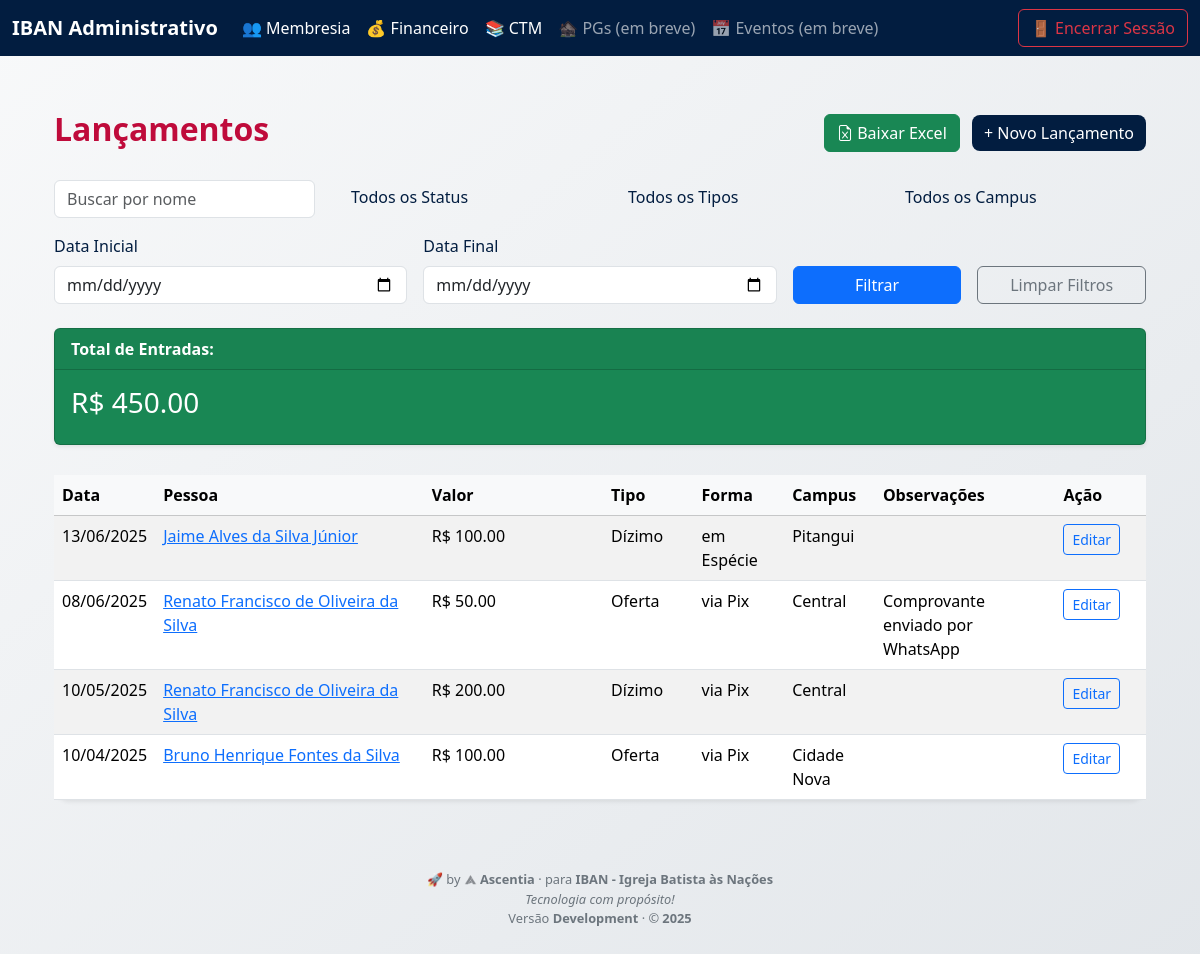
The app's page /financeiro/lancamentos (signed in) with its own data.
### app/financeiro/models.py (models this page shows, shortened)
class Contribuicao(db.Model):
    id = db.Column(db.Integer, primary_key=True)
    membro_id = db.Column(db.Integer, db.ForeignKey('membro.id'), nullable=False, index=True)
    membro = db.relationship('Membro', backref='contribuicoes', lazy=True)
    tipo = db.Column(db.String(30), nullable=False, index=True)
    valor = db.Column(db.Float, nullable=False)
    data_lanc = db.Column(db.Date, nullable=False, default=date.today, index=True)
    forma = db.Column(db.String(20), nullable=False)
    observacoes = db.Column(db.Text)
    created_at = db.Column(db.DateTime, default=lambda: datetime.now(timezone.utc))
    updated_at = db.Column(db.DateTime, default=lambda: datetime.now(timezone.utc), onupdate=lambda: datetime.now(timezone.utc))

### app/membresia/models.py (models this page shows, shortened)
class Membro(db.Model, UserMixin):
    id = db.Column(db.Integer, primary_key=True)
    nome_completo = db.Column(db.String(120), nullable=False)
    data_nascimento = db.Column(db.Date, nullable=True)
    data_recepcao = db.Column(db.Date, nullable=True)
    status = db.Column(db.String(50), nullable=False)
    campus = db.Column(db.String(50), nullable=False)
    ativo = db.Column(db.Boolean, default=True)
    presencas = db.relationship('Presenca', backref='membro', lazy=True)
    jornada_evento = db.relationship('JornadaEvento', backref='membro', lazy=True)

### app/financeiro/routes.py (the view, shortened to what this page needs)
@financeiro_bp.route('/lancamentos')
@login_required
def lancamentos():
    filter_form = ContribuicaoFilterForm(request.args, meta={'csrf': False})
    query = Contribuicao.query.join(Membro)
    if filter_form.validate():
        busca_nome = filter_form.busca_nome.data
        tipo_filtro = filter_form.tipo_filtro.data
        campus_filtro = filter_form.campus_filtro.data
        status_filtro = filter_form.status_filtro.data
        data_inicial = filter_form.data_inicial.data
        data_final = filter_form.data_final.data
        if busca_nome:
            query = query.filter(Membro.nome_completo.ilike(f'%{busca_nome}%'))
        if tipo_filtro:
            query = query.filter(Contribuicao.tipo == tipo_filtro)
        if campus_filtro:
            query = query.filter(Membro.campus == campus_filtro)
        if status_filtro:
            query = query.filter(Membro.status == status_filtro)
        if data_inicial:
            query = query.filter(Contribuicao.data_lanc >= data_inicial)
        if data_final:
            query = query.filter(Contribuicao.data_lanc <= data_final)
    soma_valores_query = query.with_entities(func.sum(Contribuicao.valor)).scalar()
    if soma_valores_query is None:
        soma_valores_query = 0.0
    else:
        soma_valores_query = round(float(soma_valores_query), 2)
    contribuicoes = query.order_by(Contribuicao.data_lanc.desc(), Membro.nome_completo).all()
    return render_template(
        'financeiro/lancamentos.html',
        contribuicoes=contribuicoes,
        soma_valores=soma_valores_query,
        filter_form=filter_form,
        versao=versao,
        ano=ano
    )

### app/financeiro/forms.py
class ContribuicaoFilterForm(FlaskForm):
    csrf_enabled = False
    busca_nome = StringField('Por nome', validators=[Optional()])
    tipo_filtro = SelectField('Por Tipo', validators=[Optional()])
    campus_filtro = SelectField('Por Campus', validators=[Optional()])
    status_filtro = SelectField('Por Status', validators=[Optional()])
    data_inicial = DateField('Data Inicial', format='%Y-%m-%d', validators=[Optional()])
    data_final = DateField('Data Final', format='%Y-%m-%d', validators=[Optional()])
    submit_filter = SubmitField('Filtrar')
    def __init__(self, *args, **kwargs):
        super().__init__(*args, **kwargs)
        self.tipo_filtro.choices = [('', 'Todos os Tipos')] + [(t, t) for t in Config.TIPOS]
        self.campus_filtro.choices = [('', 'Todos os Campus')] + [(c, c) for c in Config.CAMPUS.keys()]
        self.status_filtro.choices = [('', 'Todos os Status')] + [(s, s) for s in Config.STATUS.keys()]

### app/__init__.py (called while the page is built)
def create_app():
    app = Flask(__name__)
    app.config.from_object(Config)
    app.jinja_env.filters['brasilia'] = to_brasilia
    app.jinja_env.filters['strftime'] = format_datetime
    app.jinja_env.filters['currency'] = format_currency
    db.init_app(app)
    migrate.init_app(app, db)
    login_manager.init_app(app)
    app.register_blueprint(auth_bp)
    app.register_blueprint(membresia_bp)
    app.register_blueprint(financeiro_bp)
    app.register_blueprint(ctm_bp)
    from .cli import create_admin
    app.cli.add_command(create_admin)
    @app.context_processor
    def inject_config():
        return dict(config=app.config)
    return app

### app/auth/routes.py (called while the page is built)
@login_manager.user_loader
def load_user(user_id):
    return User.query.get(int(user_id))

### app/filters.py (called while the page is built)
def format_currency(value, symbol='R$', decimal_places=2):
    if value is None:
        return ''
    try:
        value = float(value)
        formatted_value = locale.format_string(f"%.{decimal_places}f", value, grouping=True)
        return f"{symbol} {formatted_value}"
    except (ValueError, TypeError):
        return str(value)

### app/templates/financeiro/lancamentos.html (shortened to what this page needs)
{% set show_navbar = true %}
{% extends 'base/layout.html' %}
{% from 'base/components/forms.html' import field %}
{% from 'base/components/buttons.html' import primary %}
{% block content %}
<div class="container">
    <div class="d-flex justify-content-between align-items-center mb-4">
        <h2><strong>Lançamentos</strong></h2>
        <div>
            <a href="{{ url_for('financeiro.download_lancamentos_excel',
                                busca_nome=request.args.get('busca_nome', ''),
                                tipo_filtro=request.args.get('tipo_filtro', ''),
                                campus_filtro=request.args.get('campus_filtro', ''),
                                status_filtro=request.args.get('status_filtro', ''),
                                data_inicial=request.args.get('data_inicial', ''),
                                data_final=request.args.get('data_final', '')) }}"
               class="btn btn-success me-2">
                <i class="bi bi-file-earmark-excel"></i> Baixar Excel
            </a>
            {{ primary('+ Novo Lançamento', url_for('financeiro.nova_contribuicao')) }}
        </div>
    </div>
    <form method="GET" action="{{ url_for('financeiro.lancamentos') }}" class="row g-3 mb-4">
        <div class="col-md-3">
            {{ filter_form.busca_nome(class="form-control", placeholder="Buscar por nome") }}
        </div>
        <div class="col-md-3">
        </div>
        <div class="col-md-3">
        </div>
        <div class="col-md-3">
        </div>
        <div class="col-md-4">
            {{ filter_form.data_inicial.label(class="form-label") }}
            {{ filter_form.data_inicial(class="form-control", type="date", value=filter_form.data_inicial.data.strftime('%Y-%m-%d') if filter_form.data_inicial.data else '') }}
        </div>
        <div class="col-md-4">
            {{ filter_form.data_final.label(class="form-label") }}
            {{ filter_form.data_final(class="form-control", type="date", value=filter_form.data_final.data.strftime('%Y-%m-%d') if filter_form.data_final.data else '') }}
        </div>
        <div class="col-md-2 d-flex align-items-end">
            {{ filter_form.submit_filter(class="btn btn-primary w-100") }}
        </div>
        <div class="col-md-2 d-flex align-items-end">
            <a href="{{ url_for('financeiro.lancamentos') }}" class="btn btn-outline-secondary w-100">Limpar Filtros</a>
        </div>
    </form>
    <div class="card text-white bg-success mb-3 shadow-sm">
        <div class="card-header"><strong>Total de Entradas:</strong>
        </div>
        <div class="card-body">
            <h3 class="card-title">{{ soma_valores | currency }}</h3>
        </div>
    </div>
    {% if contribuicoes %}
    <div class="table-responsive">
        <table class="table table-striped table-hover shadow-sm rounded-4">
            <thead class="table-light">
                <tr>
                    <th class="col-md-1">Data</th>
                    <th class="col-md-3">Pessoa</th>
                    <th class="col-md-2">Valor</th>
                    <th class="col-md-1">Tipo</th>
                    <th class="col-md-1">Forma</th>
                    <th class="col-md-1">Campus</th>
                    <th class="col-md-2">Observações</th>
                    <th class="col-md-1">Ação</th>
                </tr>
            </thead>
            <tbody>
                {% for contribuicao in contribuicoes %}
                <tr>
                    <td>{{ contribuicao.data_lanc.strftime('%d/%m/%Y') }}</td>
                    <td>
                        <a href="{{ url_for('membresia.perfil', id=contribuicao.membro.id) }}">
                            {{ contribuicao.membro.nome_completo }}
                        </a>
                    </td>
                    <td>{{ contribuicao.valor | currency }}</td>
                    <td>{{ contribuicao.tipo }}</td>
                    <td>{{ contribuicao.forma }}</td>
                    <td>{{ contribuicao.membro.campus }}</td>
                    <td>{{ contribuicao.observacoes if contribuicao.observacoes else '' }}</td>
                    <td>
                        <a href="{{ url_for('financeiro.editar_contribuicao', id=contribuicao.id) }}" class="btn btn-sm btn-outline-primary">Editar</a>
                    </td>
                </tr>
                {% endfor %}
            </tbody>
        </table>
    </div>
    {% else %}
    <div class="alert alert-info text-center">Nenhuma contribuição encontrada com os filtros aplicados.</div>
    {% endif %}
</div>
{% endblock %}

### app/templates/base/layout.html (shortened to what this page needs)
{% extends "base/base.html" %}
{% block body %}
  {% if show_navbar %}
    {% include 'base/components/navbar.html' %}
  {% endif %}
  <main class="container">
    {% block content %}{% endblock %}
    {% include 'base/components/footer.html' %}
  </main>
{% endblock %}

### app/templates/base/components/buttons.html (shortened to what this page needs)
{% macro _render_html_attributes(attributes) %}
{% endmacro %}
{% macro primary(text, href='#', icon='', attrs={}) %}
<a href="{{ href }}" class="btn btn-custom" {{ _render_html_attributes(attrs) }}>
    {% if icon %}<i class="{{ icon }}"></i>{% endif %}{{ text }}
</a>
{% endmacro %}

### app/templates/base/base.html (shortened to what this page needs)
<!doctype html>
<html lang="pt-br">
<head>
  <link href="https://cdn.jsdelivr.net/npm/bootstrap@5.3.3/dist/css/bootstrap.min.css" rel="stylesheet">
  <link href="{{ url_for('static', filename='css/custom.css') }}" rel="stylesheet">
  <link href="https://cdn.jsdelivr.net/npm/select2@4.1.0-rc.0/dist/css/select2.min.css" rel="stylesheet" />
  <link href="https://cdn.jsdelivr.net/npm/select2-bootstrap-5-theme@1.3.0/dist/select2-bootstrap-5-theme.min.css" rel="stylesheet" />
  <link href="https://cdn.jsdelivr.net/npm/bootstrap-icons@1.11.3/font/bootstrap-icons.min.css" rel="stylesheet">
</head>
<body>
  {% block body %}{% endblock %}
</body>
</html>

### app/templates/base/components/navbar.html (shortened to what this page needs)
<nav class="navbar navbar-expand-lg navbar-dark" style="background-color: var(--cor-primaria);">
  <div class="container-fluid">
    <a class="navbar-brand fw-bold" href="#">IBAN Administrativo</a>
    <div class="collapse navbar-collapse" id="navbarIBAN">
      <ul class="navbar-nav me-auto mb-2 mb-lg-0">
        <li class="nav-item">
          <a class="nav-link" href="{{ url_for('membresia.index') }}">👥 Membresia</a>
        </li>
        <li class="nav-item">
          <a class="nav-link" href="{{ url_for('financeiro.index') }}">💰 Financeiro</a>
        </li>
        <li class="nav-item">
          <a class="nav-link" href="{{ url_for('ctm.index') }}">📚 CTM</a>
        </li>
        <li class="nav-item">
          <a class="nav-link disabled" tabindex="-1" style="opacity: 0.6;">🏚 PGs (em breve)</a>
        </li>
        <li class="nav-item">
          <a class="nav-link disabled" tabindex="-1" style="opacity: 0.6;">📅 Eventos (em breve)</a>
        </li>
      </ul>
      <a href="{{ url_for('auth.logout') }}" class="btn btn-outline-danger">🚪 Encerrar Sessão</a>
    </div>
  </div>
</nav>

### app/templates/base/components/footer.html
<footer>
    <br>
    <br>
    🚀 by
    <img src="{{ url_for('static', filename='img/icon_ascentia.png') }}" alt="Ascentia" style="height: 1em; vertical-align: middle; opacity: 0.6;">
    <strong>Ascentia</strong> · para <strong>IBAN - Igreja Batista às Nações</strong><br>
    <em>Tecnologia com propósito!</em><br>
    Versão <strong>{{ versao }}</strong> · © <strong>{{ ano }}</strong>
</footer>

### app/static/css/custom.css (style rules this page uses)
:root { --cor-primaria: #021D40; --cor-secundaria: #BF0B3B; --cor-destaque: #BF0B3B; --cor-branco: #ffffff; --cor-texto: #021D40; }
body { background: linear-gradient(to bottom right, #f8f9fa, #e2e6ea); color: var(--cor-texto); min-height: 100vh; padding-top: 70px; }
main { padding: 40px 20px; }
.btn-custom { background-color: var(--cor-primaria); color: var(--cor-branco); border: none; border-radius: 8px; transition: 0.3s; }
.card { background-color: white; }
footer { text-align: center; font-size: 0.8rem; color: #6c757d; padding: 1rem; }
h2 { text-align: center; color: var(--cor-destaque); }
.table-responsive { margin-top: 30px; }
.navbar { position: fixed; top: 0; width: 100%; z-index: 1000; }
.navbar-nav .nav-link { color: var(--cor-branco); font-weight: 500; transition: background-color 0.3s, color 0.3s; padding: 0.5rem 0.75rem; border-radius: 6px; }

### records on screen
Contribuicao: data_lanc "13/06/2025", membro.nome_completo "Jaime Alves da Silva Júnior", valor "R$ 100.00", tipo "Dízimo", forma "em Espécie", membro.campus "Pitangui"
Contribuicao: data_lanc "08/06/2025", membro.nome_completo "Renato Francisco de Oliveira da Silva", valor "R$ 50.00", tipo "Oferta", forma "via Pix", membro.campus "Central", observacoes "Comprovante enviado por WhatsApp"
Contribuicao: data_lanc "10/05/2025", membro.nome_completo "Renato Francisco de Oliveira da Silva", valor "R$ 200.00", tipo "Dízimo", forma "via Pix", membro.campus "Central"
Contribuicao: data_lanc "10/04/2025", membro.nome_completo "Bruno Henrique Fontes da Silva", valor "R$ 100.00", tipo "Oferta", forma "via Pix", membro.campus "Cidade Nova"

### other values on screen
{{ text }} "+ Novo Lançamento"
{{ filter_form.data_inicial.label(class="form-label") }} "Data Inicial"
{{ filter_form.data_final.label(class="form-label") }} "Data Final"
{{ soma_valores | currency }} "R$ 450.00"
{{ versao }} "Development"
{{ ano }} "2025"
